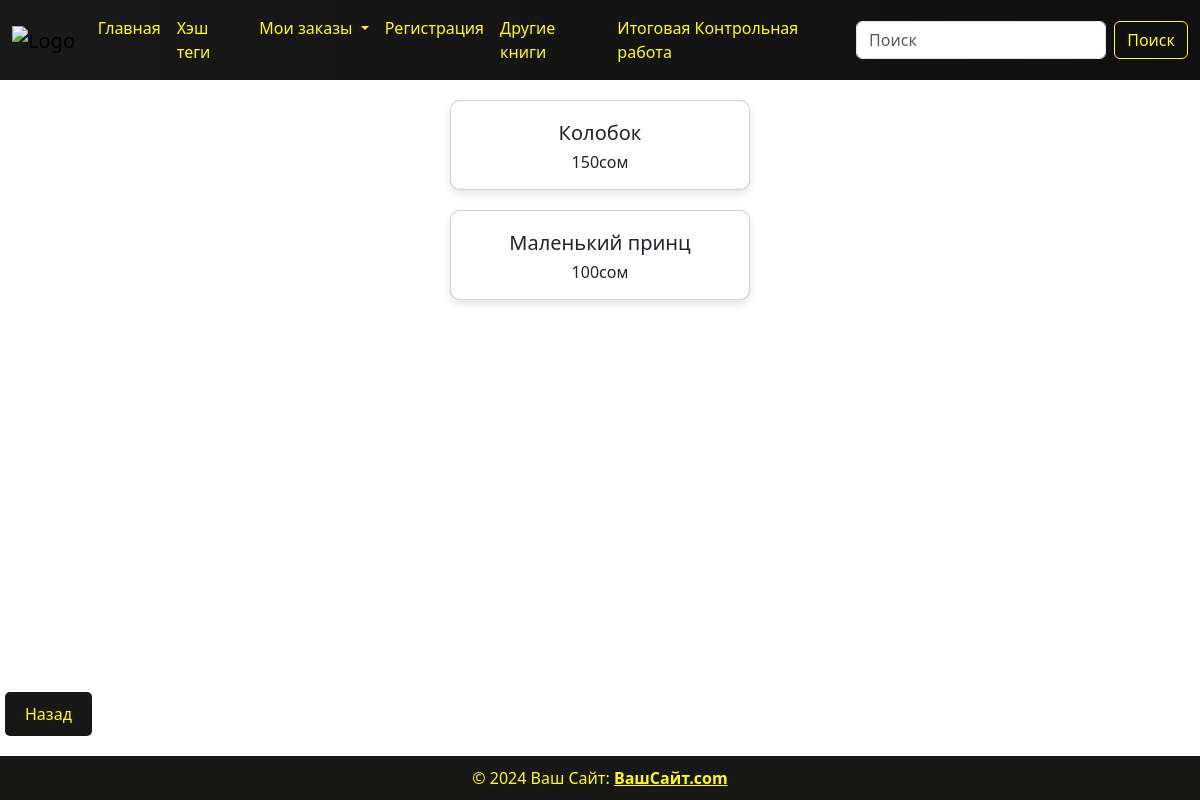
The app's page /fairy_tales_books/ with its own data.
### hashtags/models.py (models this page shows, shortened)
class Product(models.Model):
    name = models.CharField(max_length=100, verbose_name='название продукта')
    price = models.PositiveIntegerField(default=100, verbose_name='цена')
    tags = models.ManyToManyField(Tag)
    class Meta:
        verbose_name = 'товар'
        verbose_name_plural = 'товары'

### hashtags/views.py (the view)
# urls.py: path('fairy_tales_books/', views.fairy_tales_books_view, name='fairy_tales_books'),
def fairy_tales_books_view(request):
    if request.method == 'GET':
        fairy_tales_books = models.Product.objects.filter(tags__name='Сказки')
        context = {'fairy_tales_books': fairy_tales_books}
        return render(request, template_name='hashtags/fairy_tales_books.html', context=context)

### templates/hashtags/fairy_tales_books.html
{% load static %} {% include 'components/header.html' %}
<link rel="stylesheet" href="{% static 'css/hashtags.css' %}" />
<div class="content">
  {% for i in fairy_tales_books %}
  <div class="card">
    <div class="card-body">
      <h1>{{ i.name }}</h1>
      <p class="card-text">{{ i.price }}сом</p>
    </div>
  </div>
  {% endfor %}
</div>
<div class="buttons">
  <a href="{% url 'all_books' %}"><button>Назад</button></a>
</div>
{% include 'components/footer.html' %}

### static/css/hashtags.css (style rules this page uses)
body { display: flex; flex-direction: column; min-height: 100vh; padding-top: 70px; background: url("https://i.pinimg.com/736x/e3/7d/a9/e37da92d1e32051af32a81a8950733f3.jpg"); background-repeat: no-repeat; background-size: cover; background-position: center; }
.content { flex: 1; display: flex; flex-direction: column; align-items: center; padding: 20px; }
.card { background: #fff; border-radius: 10px; box-shadow: 0 4px 8px rgba(0, 0, 0, 0.1); width: 300px; margin: 10px; overflow: hidden; display: flex; flex-direction: column; text-align: center; }
.card-body { padding: 15px; }
.card h1 { font-size: 20px; margin: 5px 0; }
.card-text { white-space: nowrap; overflow: hidden; text-overflow: ellipsis; }
.buttons { margin: 20px 0; }
.buttons button { background: #171716; color: yellow; border: none; padding: 10px 20px; border-radius: 5px; cursor: pointer; margin: 0 5px; transition: background 0.3s; }

### records on screen
Product: name "Колобок", price "150"
Product: name "Маленький принц", price "100"
